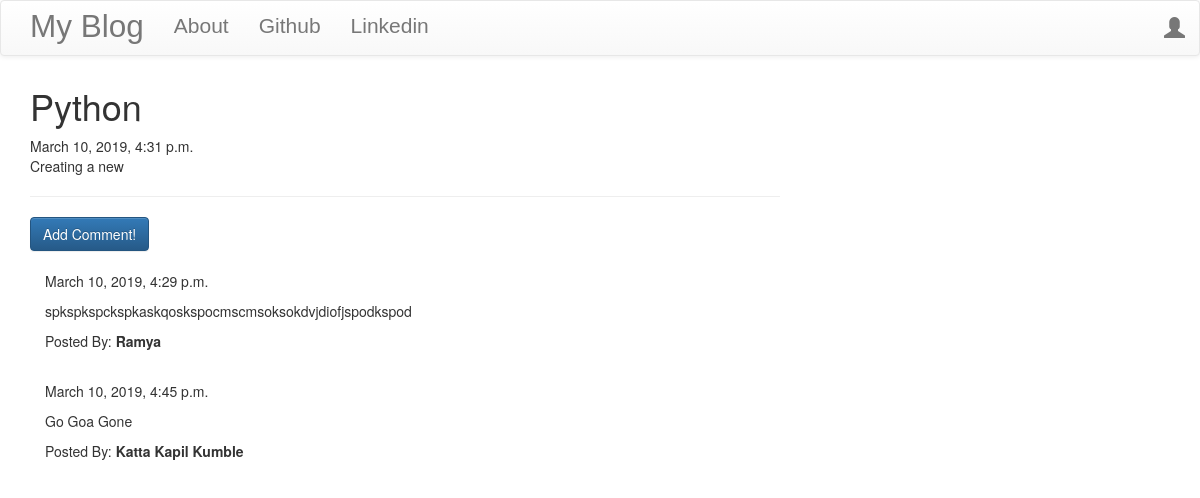
Screenshot of /post/2 with the database file from the repository.
### blog/models.py (models this page shows, shortened)
class Post(models.Model):
    author=models.ForeignKey('auth.User',on_delete=models.CASCADE)
    title=models.CharField(max_length=200)
    text=models.TextField()
    create_date=models.DateTimeField(default=timezone.now())
    published_date=models.DateTimeField(blank=True,null=True)

class Comment(models.Model):
    post=models.ForeignKey('blog.Post',related_name='comments',on_delete=models.CASCADE)
    author=models.CharField(max_length=200)
    text=models.TextField()
    create_date=models.DateTimeField(default=timezone.now())
    approved_comments=models.BooleanField(default=False)

### blog/views.py (the view)
# urls.py: url(r'^post/(?P<pk>\d+)$',views.PostDetailView.as_view(),name='post_detail'),
class PostDetailView(DetailView):
    model=Post

### blog/templates/blog/post_detail.html (shortened to what this page needs)
{% extends "blog/base.html" %}
{% block content %}
  <h1 class="posttitle">{{post.title}}</h1>
  {% if post.published_date %}
    <div class="date postdate">
      {{post.published_date}}
    </div>
  {% else %}
    <a class="btn btn-default" href="{% url 'post_publish' pk=post.pk %}">Publish</a>
  {% endif %}
  <p Class='postcontent'>{{post.text|safe|linebreaksbr}}</p>
  <hr>
  <a class="btn btn-primary btn-commment"  href="{% url 'add_comment_to_post' pk=post.pk %}">Add Comment!</a>
  <div class="container">
    {% for comment in post.comments.all %}
      <br>
      {% if user.is_authenticated or comment.approved_comments %}
        {{ comment.create_date }}
        <p>{{comment.text|safe|linebreaks}}</p>
        <p>Posted By:  <strong>{{ comment.author }}</strong></p>
      {% endif %}
      {% empty %}
      <p>No comments</p>
    {% endfor %}
  </div>
{% endblock %}

### blog/static/css/blog.css (style rules this page uses)
.loader { filter:hue-rotate(0deg); color:linear-gradient(45deg,#0f8,#08f); animation:hue 10000ms infinite linear; }

### rows the page displays
Post: title "Python", published_date "March 10, 2019, 4:31 p.m.", text "Creating a new"
Comment: create_date "March 10, 2019, 4:29 p.m.", text "spkspkspckspkaskqoskspocmscmsoksokdvjdiofjspodkspod", author "Ramya"
Comment: create_date "March 10, 2019, 4:45 p.m.", text "Go Goa Gone", author "Katta Kapil Kumble"
